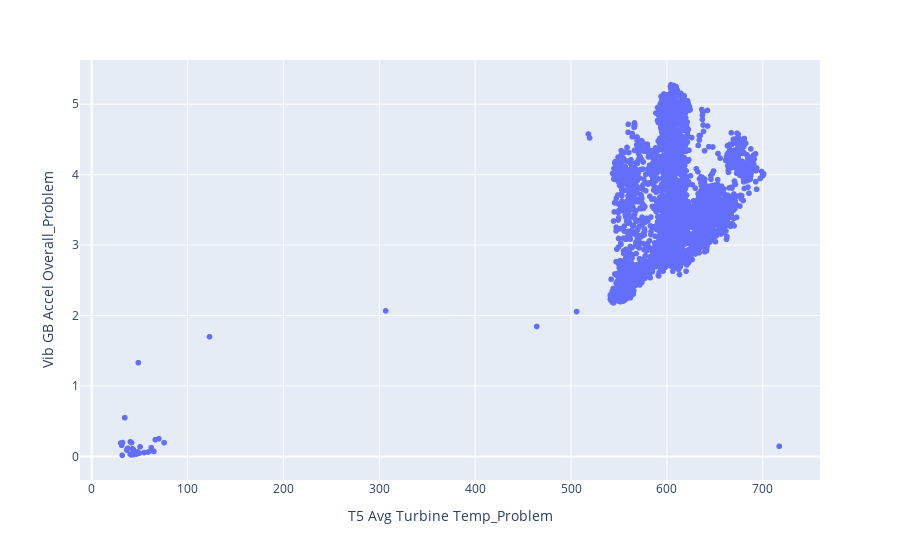

Write notebook code for a chart like this one.
### Code cell
px.scatter(df, x='T5 Avg Turbine Temp_Problem', y='Vib GB Accel Overall_Problem')

### Figure 1 — Plotly figure (JSON) as saved in the notebook; plotly's stock layout.template omitted (floating-point values rounded to 4 significant figures; data arrays with more than 128 entries replaced by an {"elided": "..."} marker saying what was removed)
{"data": [{"hovertemplate": "T5 Avg Turbine Temp_Problem=%{x}<br>Vib GB Accel Overall_Problem=%{y}<extra></extra>", "legendgroup": "", "marker": {"color": "#636efa", "symbol": "circle"}, "mode": "markers", "name": "", "showlegend": false, "type": "scattergl", "x": {"elided": "4895 float values"}, "xaxis": "x", "y": {"elided": "4895 float values"}, "yaxis": "y"}], "layout": {"autosize": true, "legend": {"tracegroupgap": 0}, "margin": {"t": 60}, "xaxis": {"anchor": "y", "autorange": true, "domain": [0, 1], "range": [-11.3, 758.8], "title": {"text": "T5 Avg Turbine Temp_Problem"}, "type": "linear"}, "yaxis": {"anchor": "x", "autorange": true, "domain": [0, 1], "range": [-0.3908, 5.683], "title": {"text": "Vib GB Accel Overall_Problem"}, "type": "linear"}}}
